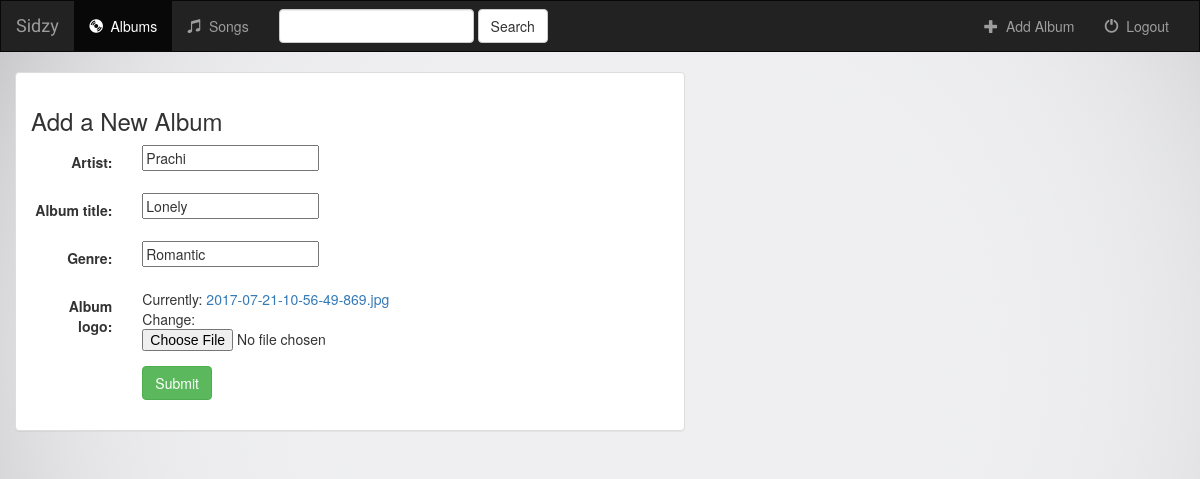
Screenshot of /music/album/2/ with the database file from the repository.
### music/models.py (models this page shows, shortened)
class Album(models.Model):
    artist = models.CharField(max_length=250)
    album_title = models.CharField(max_length=500)
    genre = models.CharField(max_length=100)
    album_logo = models.FileField()

### music/views.py (the view)
# urls.py: url(r'^album/(?P<pk>[0-9]+)/$', views.AlbumUpdate.as_view(), name='album-update'),
class AlbumUpdate(UpdateView):
    model = Album
    fields = ['artist','album_title','genre','album_logo']

### music/templates/music/album_form.html (shortened to what this page needs)
{% extends "music/base.html" %}
{% block body %}
    <div class="container-fluid">
        <div class="row">
            <div class="col-sm-12 col-md-7">
                <div class="panel panel-default">
                    <div class="panel-body">
                        <h3>Add a New Album</h3>
                        <form class="form-horizontal" action="" method="POST" enctype="multipart/form-data">
                            {% include 'music/form-template.html' %}
                            <div class="form-group">
                                <div class="col-sm-offset-2 col-sm-10">
                                    <button type="submit" class="btn btn-success">Submit</button>
                                </div>
                            </div>
                        </form>
                    </div>
                </div>
            </div>
        </div>
    </div>
{% endblock %}

### music/templates/music/form-template.html (shortened to what this page needs)
{% for field in form %}
    <div class="form-group">
        <div class="col-sm-offset-2 col-sm-10">
        </div>
        <label class="control-label col-sm-2">{{ field.label_tag }}</label>
        <div class="col-sm-10">{{ field }}</div>
    </div>
{% endfor %}

### music/static/music/style.css (style rules this page uses)
body { background: white url("images/background.png"); }

### rows the page displays
Album: form "Prachi" "Lonely" "Romantic"

### other values shown
{{ field.label_tag }} "Artist:" "Album title:" "Genre:" "Album logo:"
